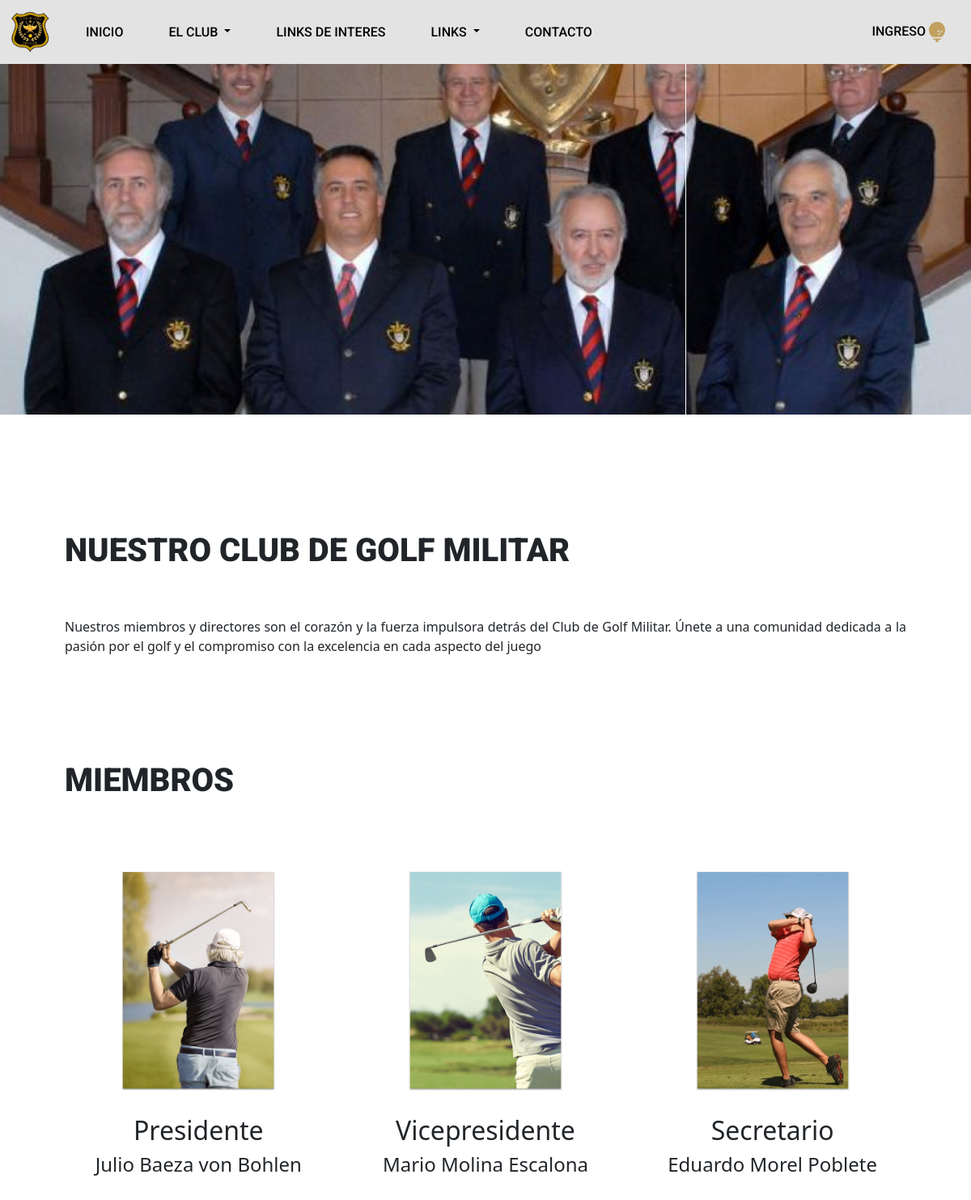
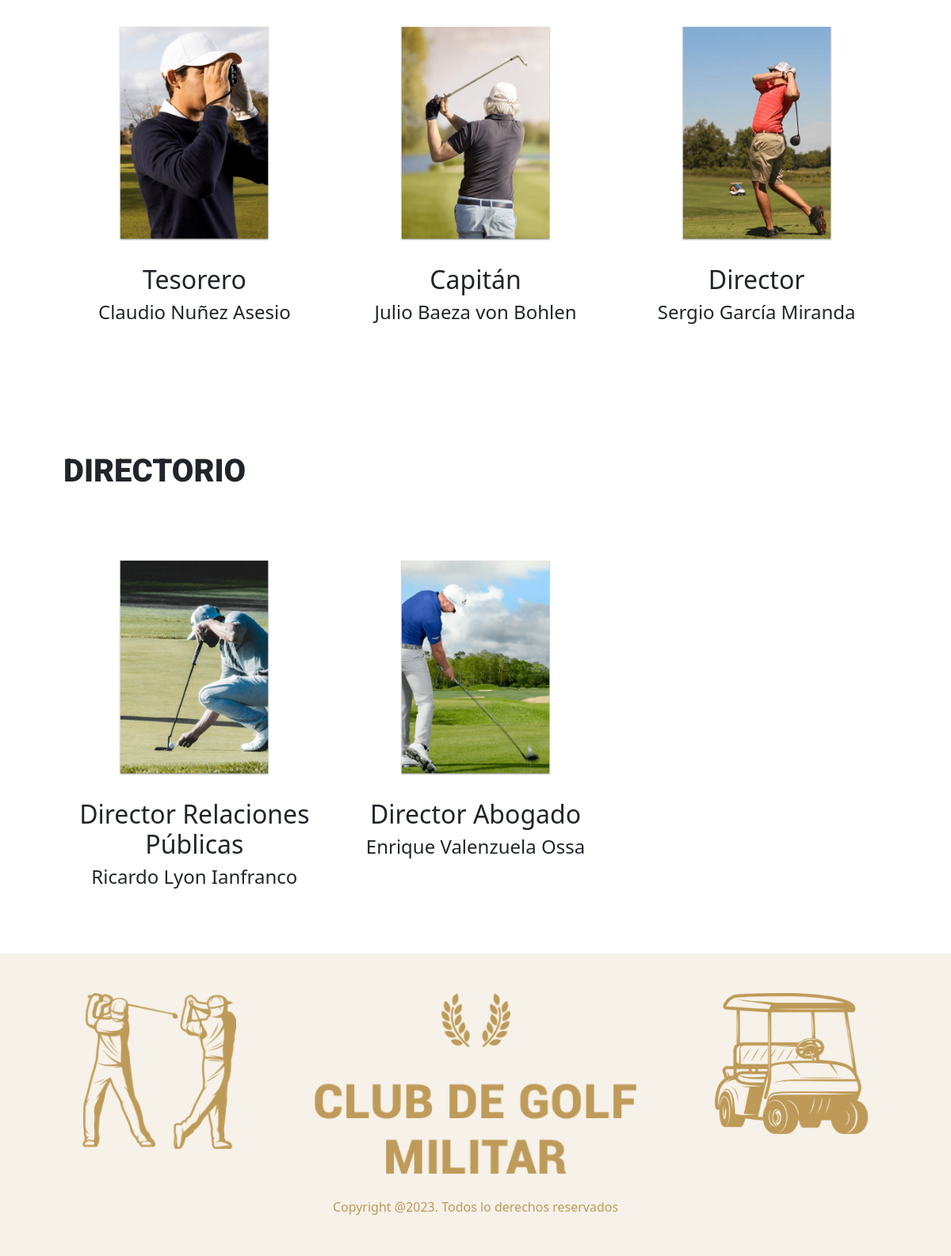
The page /directorio on the database its author committed (2 pictures, top to bottom).
### web/models.py (models this page shows, shortened)
class Paginas_Web(models.Model):
    id = models.UUIDField(primary_key=True, default=uuid.uuid4, editable=False)
    tipo = models.CharField(max_length=20, choices= webs, default="H")
    img = models.ImageField(upload_to="Paginas_Web/")
    titulo = models.CharField(max_length=200, blank=True, null=True)
    contenido = models.TextField(blank=True, null=True)
    file = models.FileField(upload_to="Paginas_Web/files/", max_length=254, blank=True)
    tituloPestana = models.CharField(max_length=200, blank=True, null=True)
    class Meta:
        verbose_name = "Paginas_Web"
        verbose_name_plural = "Paginas_Webs"
        ordering = ["titulo"]

class Listado (models.Model):
    id              = models.UUIDField(primary_key=True, default=uuid.uuid4, editable=False)
    tipo            = models.ForeignKey(Tipo, blank=True, null=True, on_delete=models.CASCADE, verbose_name='Tipo')
    titulo          = models.CharField(max_length=200, blank= False, null = False)
    grupo            = models.CharField(max_length=20, choices=grupo, default="M")
    img             = models.ImageField(upload_to='listado/')
    order           = models.IntegerField(default=0)
    actual          = models.BooleanField(default= False)
    class Meta:
        verbose_name = "Listado"
        verbose_name_plural = "Listados"
        ordering = ["grupo", "tipo"]

class Tipo(models.Model):
    id = models.UUIDField(primary_key=True, default=uuid.uuid4, editable=False)
    tipo = models.CharField(
        max_length=200, blank=False, null=False, verbose_name="Tipo"
    )
    descripcion = models.TextField()
    order = models.IntegerField(default=0)
    class Meta:
        verbose_name = "Tipo"
        verbose_name_plural = "Tipos"
        ordering = ["order"]
    def __str__(self):
        return str(self.tipo)

### web/views.py (the view)
# urls.py: path('directorio', directorio.as_view(), name='directorio'),
class directorio(TemplateView):
    template_name = "web/views/directorio.html"
    def get_context_data(self, **kwargs):
        contexto = super().get_context_data(**kwargs)
        contexto["nameWeb"] = nameWeb
        dato = Paginas_Web.objects.get(tipo ="D")
        contexto['value']  = dato
        contexto["title"] = dato.tituloPestana
        listado_d = Listado.objects.filter(grupo='D').filter(actual=True)
        listado_m = Listado.objects.filter(grupo='M').filter(actual=True)
        contexto['listado_m'] = listado_m
        contexto['listado_d'] = listado_d
        linksMenu = Links.objects.filter(banner=False).order_by('tipo','order')
        contexto['linksMenu'] = list(linksMenu.values('url', 'titulo'))
        return contexto

### web/templates/web/views/directorio.html (shortened to what this page needs)
{% extends "web/root/origin.html" %}
{% load static %}
{% static "" as baseUrl %}
{% block body %}
    {% include "web/banner/bannerSolo.html" %}
    {% include "web/front/front.html" %}
    {% include "web/listado/listado_miembros.html" %}
    {% include "web/listado/listado_directorio.html" %}
{% endblock %}

### web/templates/web/banner/bannerSolo.html
{% load static %} {% static "" as baseUrl %}
<div id="myCarousel" class="carousel slide mb-6" data-bs-ride="carousel">
 <div class="carousel-inner">
    <div class="carousel-item active">
      <img src="/media/{{ value.img}}" />
    </div>
  </div>
</div>

### web/templates/web/front/front.html (shortened to what this page needs)
{% load static %} {% static "" as baseUrl %}
<div class="container marketing" id="links">
    <div class="row">
      <div class="col-lg-12 context">
        <h1> {{ value.titulo  | upper }}</h1>
        <p>{{ value.contenido|safe }}</p>
      </div>
    </div>
</div>

### web/templates/web/listado/listado_miembros.html
{% load static %} {% static "" as baseUrl %}
<div class="container marketing" id="links">
  <div class="row">
    <div class="col-lg-12 context">
      <h1>MIEMBROS</h1>
    </div>
    {% for value in listado_m %}
        <div class="col-sm-12 col-md-6 col-lg-4">
          <img src="media/{{ value.img}}" width="250px" alt="">
          <h2 class="fw-normal">{{ value.tipo |capfirst }}</h2>
          <h4 class="fw-normal">{{ value.titulo |capfirst }}</h4>
        </div>
    {% endfor %}
  </div>
</div>

### web/templates/web/listado/listado_directorio.html
{% load static %} {% static "" as baseUrl %}
<div class="container marketing" id="links">
  <div class="row">
    <div class="col-lg-12 context">
      <h1>DIRECTORIO</h1>
    </div>
    {% for value in listado_d %}
        <div class="col-sm-12 col-md-6 col-lg-4">
          <img src="media/{{ value.img}}" width="250px" alt="">
          <h2 class="fw-normal">{{ value.tipo |capfirst }}</h2>
          <h4 class="fw-normal">{{ value.titulo |capfirst }}</h4>
        </div>
    {% endfor %}
  </div>
</div>

### web/static/web/css/style.css (style rules this page uses)
.context p , h1 { text-align: justify; padding-left:0px !important; }
.fw-normal { text-align: center; }

### web/static/web/css/carousel.css (style rules this page uses)
body { padding-top: 0px; color: rgb(var(--bs-tertiary-color-rgb)); background-color: #ffffff; }
.carousel { margin-bottom: 4rem; }
.carousel-item { height: 32rem; }
.marketing .col-lg-4 { margin-bottom: 1.5rem; text-align: center; }

### web/static/web/css/sticky-footer-navbar.css (style rules this page uses)
.container ,.containerFooter { padding: 50px; }

### web/static/web/css/links.css (style rules this page uses)
.marketing h1 { padding:30px; padding-bottom: 50px; font-family: 'Roboto'; font-weight: 900; font-style: normal; }
.marketing img { padding: 30px; }
.carousel-item img { width: 100%; }
.context h1 , p { text-align: justify }

### web/static/web/css/cuota.css (style rules this page uses)
p { margin: 0px; }

### rows shown on the page
Paginas_Web: img (picture), titulo "NUESTRO CLUB DE GOLF MILITAR", contenido "Nuestros miembros y directores son el corazón y la fuerza impulsora detrás del Club de Golf Militar. Únete a una comunidad dedicada a la pasión por el golf y el compromiso con la excelencia en cada aspecto del juego"
Listado: img (picture), tipo "Presidente", titulo "Julio Baeza von Bohlen"
Listado: img (picture), tipo "Vicepresidente", titulo "Mario Molina Escalona"
Listado: img (picture), tipo "Secretario", titulo "Eduardo Morel Poblete"
Listado: img (picture), tipo "Tesorero", titulo "Claudio Nuñez Asesio"
Listado: img (picture), tipo "Capitán", titulo "Julio Baeza von Bohlen"
Listado: img (picture), tipo "Director", titulo "Sergio García Miranda"
Listado: img (picture), tipo "Director Relaciones Públicas", titulo "Ricardo Lyon Ianfranco"
Listado: img (picture), tipo "Director Abogado", titulo "Enrique Valenzuela Ossa"
